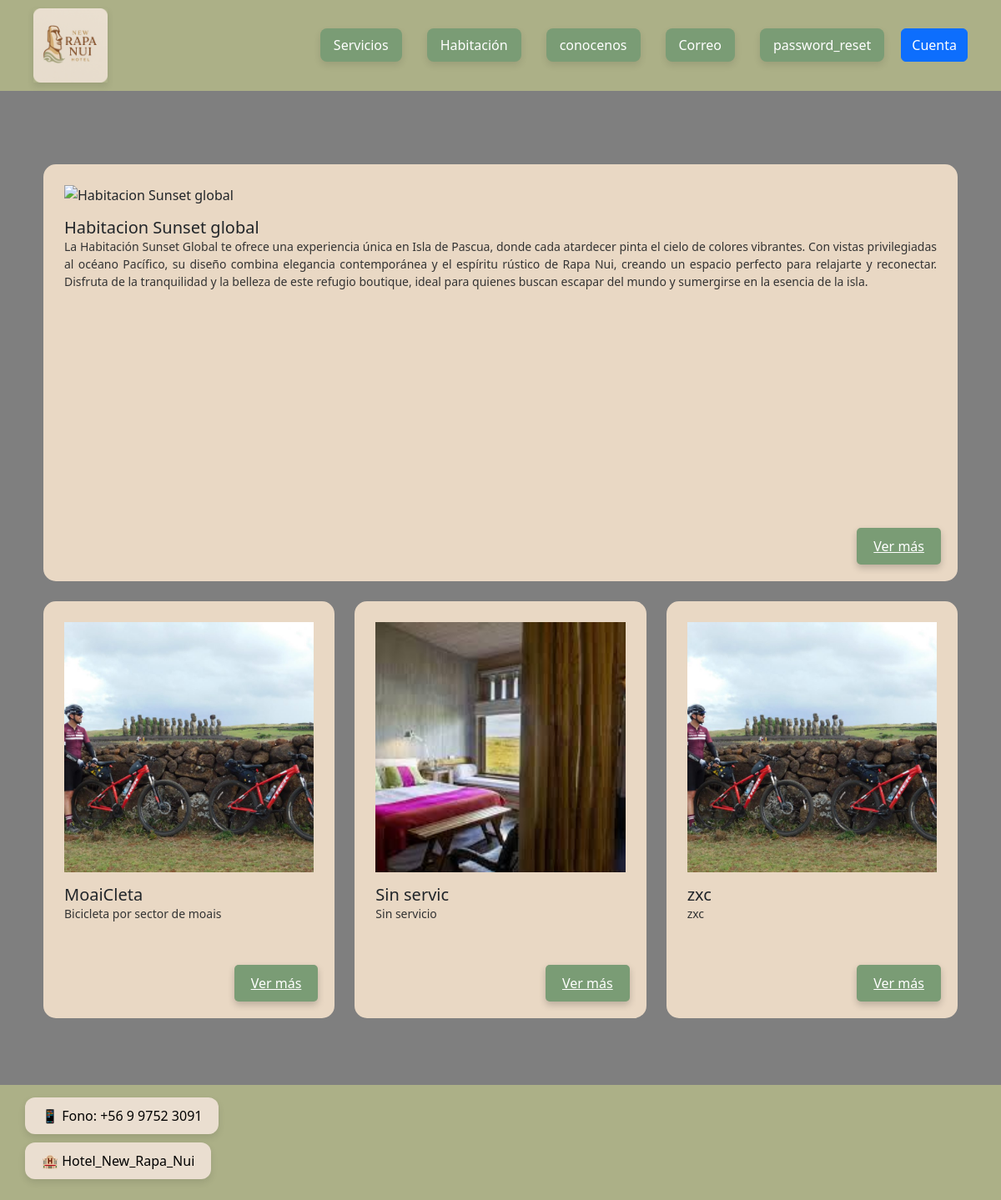
/informacion_servicios/ (signed in), run on the app's committed database.
### app/models.py (models this page shows, shortened)
class Servicio_Ext(models.Model):
    n_s_ext = models.CharField(max_length=10, primary_key=True)
    descripcion_breve = models.TextField(max_length=100,default='')
    descripcions_ext = models.TextField(max_length=100)
    precios_ext = models.IntegerField()
    empresa = models.ForeignKey(Empresa, on_delete=models.CASCADE)
    imagen = models.ImageField(upload_to='servicios', null=True)

### app/views.py (the view)
# urls.py: path("informacion_servicios/", informacion_servicios, name="informacion_servicios"),
def informacion_servicios(request):
    servicios = Servicio_Ext.objects.all()
    data = {
        'servicios': servicios
    }
    return render(request, "app/Publicas/servicios/servicios.html", data)

### app/templates/app/Publicas/servicios/servicios.html (shortened to what this page needs)
{% extends 'app/base.html' %}
{% load static %}
{% block extra_css %}
  <link rel="stylesheet" href="{% static 'app/css/habitaciones.css' %}">
{% endblock %}
{% block content %}
<div class="container mt-5">
  <div class="col-12 mb-4">
    <div class="tarjeta">
      <img src="https://images.squarespace-cdn.com/content/v1/56fd6eb3b654f9e0522863e2/1460148383941-LFYSKP0AQ0LMF5Q4CVS4/ISLA+DE+PASCUA+-+KONAKOA+LODGE+-+SIN+LOGO-59.jpg"
        class="card-img-top" alt="Habitacion Sunset global">
      <div class="card-body">
        <h5 class="card-title">Habitacion Sunset global</h5>
        <p class="card-text">La Habitación Sunset Global te ofrece una experiencia única en Isla de Pascua, donde cada
          atardecer pinta el cielo de colores vibrantes. Con vistas privilegiadas al océano Pacífico, su diseño combina
          elegancia contemporánea y el espíritu rústico de Rapa Nui, creando un espacio perfecto para relajarte y
          reconectar. Disfruta de la tranquilidad y la belleza de este refugio boutique, ideal para quienes buscan
          escapar del mundo y sumergirse en la esencia de la isla.</p>
        <a href="#" class="btn-custom">Ver más</a>
      </div>
    </div>
  </div>
{% for h in servicios %}
  {% if forloop.counter0|divisibleby:3 %}
    <div class="row mb-3">
  {% endif %}
      <div class="col-md-4 mb-4">
        <div class="tarjeta">
          <img src="{{ h.imagen.url }}" class="card-img-top">
          <div class="card-body">
            <h5 class="card-title">{{ h.n_s_ext }}</h5>
            <p class="card-text">{{ h.descripcion_breve }}</p>
            <a href="{% url 'detalle_servicios' h.n_s_ext %}" class="btn-custom">Ver más</a>
          </div>
        </div>
      </div>
  {% if forloop.counter|divisibleby:3 or forloop.last %}
    </div>
  {% endif %}
{% endfor %}
</div>
{% endblock %}

### app/static/app/css/base.css (style rules this page uses)
html, body { height: 100%; width: 100%; }
body { flex: 1; }
html, body { height: 100%; margin: 0; padding: 0; }
body { display: flex; flex-direction: column; min-height: 100vh; }

### app/static/app/css/habitacion-emp.css (style rules this page uses)
body { position: relative; background-image: url("../img/fondo.png"); background-size: cover; background-position: center; background-repeat: no-repeat; background-attachment: fixed; height: 100vh; }
body::before { content: ''; position: absolute; top: 0; left: 0; width: 100%; height: 100%; background: rgba(0, 0, 0, 0.5); z-index: -1; }

### app/static/app/css/habitaciones.css (style rules this page uses)
body { position: relative; background-image: url("../img/fondo.png"); background-size: cover; background-position: center; background-repeat: no-repeat; background-attachment: fixed; height: 100vh; }
body::before { content: ''; position: fixed; top: 0; left: 0; width: 100%; height: 100%; background: rgba(0, 0, 0, 0.5); z-index: -1; }
.tarjeta { background-color: #e9d8c4; border-radius: 15px; overflow: hidden; height: 500px; padding: 25px; position: relative; padding-bottom: 60px; }
.card-body { padding: 20px; }
.card-body p { text-align: justify; font-size: 14px; color: #333; }
.card-img-top { border-radius: 15px 15px 0 0; height: 300px; object-fit: cover; margin-bottom: 15px; }
.btn-custom { background-color: #7a9c75; color: white; border: none; padding: 10px 20px; font-size: 16px; text-align: center; display: inline-block; border-radius: 5px; box-shadow: 0 4px 8px rgba(0, 0, 0, 0.2); transition: all 0.3s ease; position: absolute; bottom: 20px; right: 20px; }

### app/static/app/css/agenda.css (style rules this page uses)
body { background-image: url("../img/fondo.png"); background-size: cover; background-position: center; background-repeat: no-repeat; background-attachment: fixed; height: 100vh; margin: 0; font-family: Arial, sans-serif; }
body::before { content: ''; position: fixed; top: 0; left: 0; width: 100%; height: 100%; background: rgba(0, 0, 0, 0.5); z-index: -1; }

### data on the page
Servicio_Ext: imagen (picture), n_s_ext "MoaiCleta", descripcion_breve "Bicicleta por sector de moais"
Servicio_Ext: imagen (picture), n_s_ext "Sin servic", descripcion_breve "Sin servicio"
Servicio_Ext: imagen (picture), n_s_ext "zxc", descripcion_breve "zxc"
